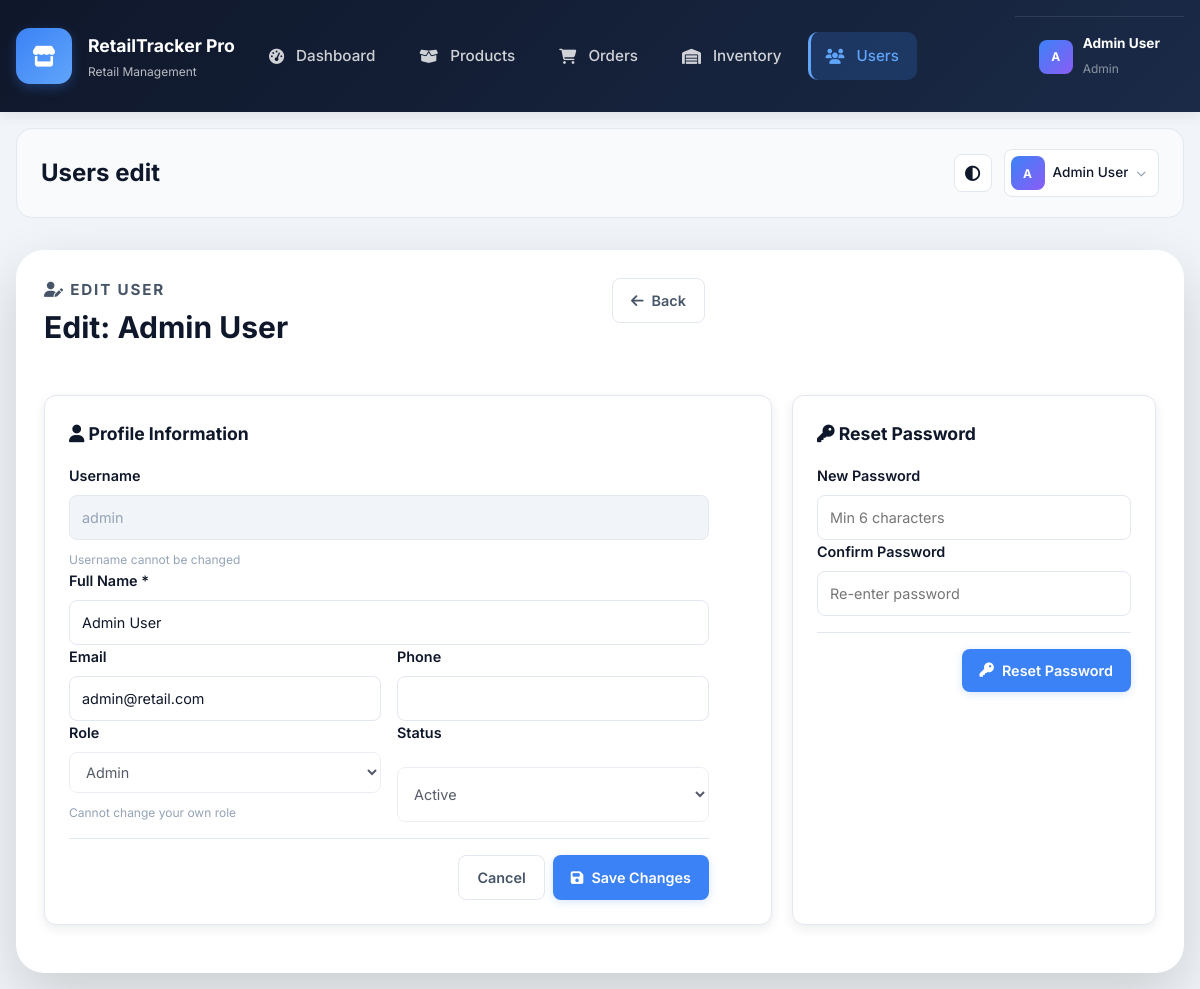
The app's page /index.php?page=users-edit&id=1 (signed in), older data.
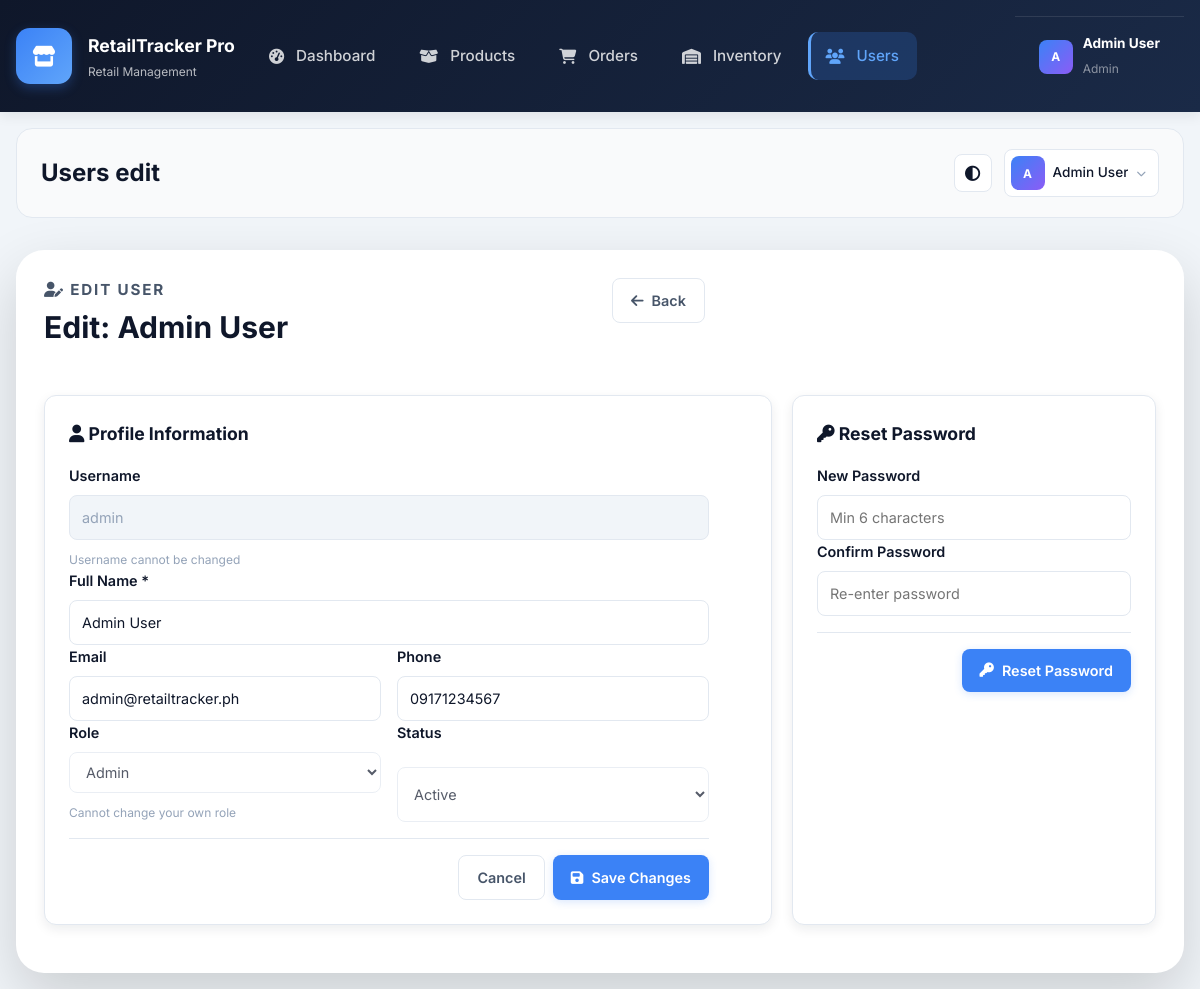
The same page, newer data.
### tables this page shows
CREATE TABLE `users` (
  `user_id` int(11) NOT NULL,
  `username` varchar(50) NOT NULL,
  `email` varchar(100) NOT NULL DEFAULT '',
  `password_hash` varchar(255) NOT NULL,
  `full_name` varchar(100) NOT NULL,
  `phone` varchar(30) DEFAULT NULL,
  `role` enum('Admin','Manager','Cashier','Inventory Staff') NOT NULL DEFAULT 'Cashier',
  `avatar` varchar(255) DEFAULT NULL,
  `is_active` tinyint(1) DEFAULT 1,
  `force_password_change` tinyint(1) DEFAULT 0,
  `password_changed_at` datetime DEFAULT NULL,
  `login_attempts` int(11) DEFAULT 0,
  `locked_until` datetime DEFAULT NULL,
  `last_login` datetime DEFAULT NULL,
  `last_activity` datetime DEFAULT NULL,
  `created_by` int(11) DEFAULT NULL,
  `created_at` datetime DEFAULT current_timestamp(),
  `updated_at` datetime DEFAULT current_timestamp() ON UPDATE current_timestamp(),
  `deleted_at` datetime DEFAULT NULL
);

### index.php (called while the page is built, shortened)
<?php
$page = sanitize_input($_GET['page'] ?? 'dashboard');
require_once __DIR__ . '/includes/header.php';
require_once __DIR__ . '/pages/' . $page . '.php';
require_once __DIR__ . '/includes/footer.php';

### config/db.php (called while the page is built, shortened)
<?php
function db()
{
    $host = 'localhost';
    $username = 'root';
    $password = '';
    $database = 'retail_tracker_pro';
    $conn = new mysqli($host, $username, $password, $database);
    $conn->set_charset('utf8mb4');
    return $conn;
}
function db_query($sql, $types = '', $params = [])
{
    $stmt = db()->prepare($sql);
    $stmt->bind_param($types, ...$params);
    $stmt->execute();
    $result = $stmt->get_result();
    return $result ?: $stmt;
}

### includes/helpers.php (called while the page is built, shortened)
<?php
function e($value)
{
    return htmlspecialchars((string) $value, ENT_QUOTES, 'UTF-8');
}

### includes/auth.php (called while the page is built, shortened)
<?php
function current_user()
{
    return $_SESSION['user'] ?? null;
}

### pages/users-edit.php (the view, shortened to what this page needs)
<?php
$userId = intval($_GET['id'] ?? 0);
$editUser = db_query('SELECT * FROM users WHERE user_id=? AND deleted_at IS NULL', 'i', [$userId])->fetch_assoc();
$isSelf = ($userId == current_user()['user_id']);
?>
<section class="section-header">
    <div>
        <p class="eyebrow"><i class="fa-solid fa-user-pen"></i> Edit User</p>
        <h1>Edit: <?= e($editUser['full_name']) ?></h1>
    </div>
    <div class="header-actions">
        <a href="index.php?page=users" class="button button-tertiary"><i class="fa-solid fa-arrow-left"></i> Back</a>
    </div>
</section>
<div class="dashboard-grid grid-2-1">
    <section class="panel">
        <div class="panel-header"><h3><i class="fa-solid fa-user"></i> Profile Information</h3></div>
        <form method="post" class="panel-body form-layout">
            <div class="form-group">
                <label>Username</label>
                <input type="text" value="<?= e($editUser['username']) ?>" disabled class="input-disabled" />
                <small class="form-hint">Username cannot be changed</small>
            </div>
            <div class="form-group">
                <label>Full Name *</label>
                <input type="text" name="full_name" value="<?= e($editUser['full_name']) ?>" required />
            </div>
            <div class="form-row">
                <div class="form-group">
                    <label>Email</label>
                    <input type="email" name="email" value="<?= e($editUser['email'] ?? '') ?>" />
                </div>
                <div class="form-group">
                    <label>Phone</label>
                    <input type="text" name="phone" value="<?= e($editUser['phone'] ?? '') ?>" />
                </div>
            </div>
            <div class="form-row">
                <div class="form-group">
                    <label>Role</label>
                    <select name="role" <?= $isSelf ? 'disabled' : '' ?>>
                        <?php foreach (['Admin','Manager','Inventory Staff','Cashier'] as $r): ?>
                        <option value="<?= e($r) ?>" <?= $editUser['role']===$r ? 'selected' : '' ?>><?= e($r) ?></option>
                        <?php endforeach; ?>
                    </select>
                    <?php if ($isSelf): ?><input type="hidden" name="role" value="<?= e($editUser['role']) ?>" /><small class="form-hint">Cannot change your own role</small><?php endif; ?>
                </div>
                <div class="form-group">
                    <label>Status</label>
                    <select name="is_active" <?= $isSelf ? 'disabled' : '' ?>>
                        <option value="1" <?= $editUser['is_active'] ? 'selected' : '' ?>>Active</option>
                    </select>
                </div>
            </div>
            <div class="form-actions">
                <a href="index.php?page=users" class="button button-tertiary">Cancel</a>
                <button type="submit" class="button button-primary"><i class="fa-solid fa-save"></i> Save Changes</button>
            </div>
        </form>
    </section>
    <section class="panel">
        <div class="panel-header"><h3><i class="fa-solid fa-key"></i> Reset Password</h3></div>
        <form method="post" class="panel-body form-layout">
            <div class="form-group">
                <label>New Password</label>
                <input type="password" name="new_password" required minlength="6" placeholder="Min 6 characters" />
            </div>
            <div class="form-group">
                <label>Confirm Password</label>
                <input type="password" name="confirm_password" required placeholder="Re-enter password" />
            </div>
            <div class="form-actions">
                <button type="submit" class="button button-primary"><i class="fa-solid fa-key"></i> Reset Password</button>
            </div>
        </form>
    </section>
</div>

Row changes from the older to the newer data that the page shows:
changed users "Admin User": email "admin@retail.com" → "admin@retailtracker.ph"; phone (not shown) → "09171234567"
